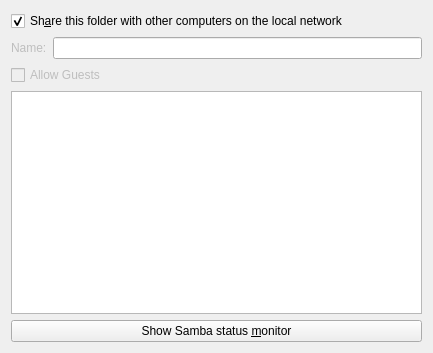
<?xml version="1.0" encoding="UTF-8"?>
<ui version="4.0">
 <class>PropertiesPageGUI</class>
 <widget class="QWidget" name="PropertiesPageGUI">
  <property name="geometry">
   <rect>
    <x>0</x>
    <y>0</y>
    <width>433</width>
    <height>353</height>
   </rect>
  </property>
  <layout class="QVBoxLayout" name="verticalLayout_3">
   <item>
    <layout class="QVBoxLayout" name="verticalLayout">
     <item>
      <widget class="QCheckBox" name="sambaChk">
       <property name="text">
        <string>Sh&amp;are this folder with other computers on the local network</string>
       </property>
       <property name="checked">
        <bool>true</bool>
       </property>
      </widget>
     </item>
    </layout>
   </item>
   <item>
    <layout class="QFormLayout" name="formLayout">
     <property name="fieldGrowthPolicy">
      <enum>QFormLayout::ExpandingFieldsGrow</enum>
     </property>
     <item row="0" column="0">
      <widget class="QLabel" name="textLabel1">
       <property name="enabled">
        <bool>false</bool>
       </property>
       <property name="text">
        <string>Name:</string>
       </property>
       <property name="wordWrap">
        <bool>false</bool>
       </property>
      </widget>
     </item>
     <item row="0" column="1">
      <widget class="KLineEdit" name="sambaNameEdit"/>
     </item>
    </layout>
   </item>
   <item>
    <layout class="QHBoxLayout">
     <item>
      <widget class="QCheckBox" name="sambaAllowGuestChk">
       <property name="enabled">
        <bool>false</bool>
       </property>
       <property name="text">
        <string>Allow Guests</string>
       </property>
       <property name="checked">
        <bool>false</bool>
       </property>
      </widget>
     </item>
     <item>
      <spacer name="spacer1">
       <property name="orientation">
        <enum>Qt::Horizontal</enum>
       </property>
       <property name="sizeType">
        <enum>QSizePolicy::Expanding</enum>
       </property>
       <property name="sizeHint" stdset="0">
        <size>
         <width>40</width>
         <height>20</height>
        </size>
       </property>
      </spacer>
     </item>
    </layout>
   </item>
   <item>
    <widget class="QTableView" name="tableView">
     <property name="selectionMode">
      <enum>QAbstractItemView::NoSelection</enum>
     </property>
     <property name="showGrid">
      <bool>false</bool>
     </property>
     <attribute name="horizontalHeaderVisible">
      <bool>false</bool>
     </attribute>
     <attribute name="horizontalHeaderHighlightSections">
      <bool>false</bool>
     </attribute>
     <attribute name="verticalHeaderVisible">
      <bool>false</bool>
     </attribute>
     <attribute name="verticalHeaderHighlightSections">
      <bool>false</bool>
     </attribute>
    </widget>
   </item>
   <item>
    <widget class="QPushButton" name="sambaStatusMonitorButton">
     <property name="text">
      <string>Show Samba status &amp;monitor</string>
     </property>
    </widget>
   </item>
  </layout>
 </widget>
 <customwidgets>
  <customwidget>
   <class>KLineEdit</class>
   <extends>QLineEdit</extends>
   <header>klineedit.h</header>
  </customwidget>
 </customwidgets>
 <resources/>
 <connections/>
</ui>
